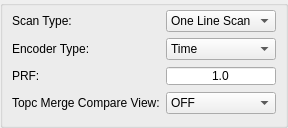
        <widget class="QGroupBox" name="groupBox">
         <property name="title">
          <string/>
         </property>
         <layout class="QGridLayout" name="gridLayout_3">
          <property name="leftMargin">
           <number>9</number>
          </property>
          <property name="topMargin">
           <number>4</number>
          </property>
          <property name="rightMargin">
           <number>9</number>
          </property>
          <item row="0" column="0">
           <layout class="QGridLayout" name="gridLayout_2">
            <item row="0" column="0">
             <widget class="QLabel" name="LabelScanType">
              <property name="sizePolicy">
               <sizepolicy hsizetype="Fixed" vsizetype="Fixed">
                <horstretch>0</horstretch>
                <verstretch>0</verstretch>
               </sizepolicy>
              </property>
              <property name="minimumSize">
               <size>
                <width>70</width>
                <height>20</height>
               </size>
              </property>
              <property name="maximumSize">
               <size>
                <width>70</width>
                <height>16777215</height>
               </size>
              </property>
              <property name="text">
               <string>Scan Type:</string>
              </property>
             </widget>
            </item>
            <item row="1" column="1">
             <widget class="QComboBox" name="ComEncoderType">
              <item>
               <property name="text">
                <string>Time</string>
               </property>
              </item>
              <item>
               <property name="text">
                <string>Encoder X</string>
               </property>
              </item>
              <item>
               <property name="text">
                <string>Encoder Y</string>
               </property>
              </item>
             </widget>
            </item>
            <item row="2" column="1">
             <widget class="QDoubleSpinBox" name="ValuePrf">
              <property name="sizePolicy">
               <sizepolicy hsizetype="Minimum" vsizetype="Fixed">
                <horstretch>0</horstretch>
                <verstretch>0</verstretch>
               </sizepolicy>
              </property>
              <property name="minimumSize">
               <size>
                <width>50</width>
                <height>20</height>
               </size>
              </property>
              <property name="maximumSize">
               <size>
                <width>16777215</width>
                <height>20</height>
               </size>
              </property>
              <property name="alignment">
               <set>Qt::AlignCenter</set>
              </property>
              <property name="buttonSymbols">
               <enum>QAbstractSpinBox::NoButtons</enum>
              </property>
              <property name="decimals">
               <number>1</number>
              </property>
              <property name="minimum">
               <double>1.000000000000000</double>
              </property>
              <property name="maximum">
               <double>6000.000000000000000</double>
              </property>
             </widget>
            </item>
            <item row="2" column="0">
             <widget class="QLabel" name="LabelPrf">
              <property name="sizePolicy">
               <sizepolicy hsizetype="Fixed" vsizetype="Fixed">
                <horstretch>0</horstretch>
                <verstretch>0</verstretch>
               </sizepolicy>
              </property>
              <property name="minimumSize">
               <size>
                <width>70</width>
                <height>20</height>
               </size>
              </property>
              <property name="maximumSize">
               <size>
                <width>70</width>
                <height>25</height>
               </size>
              </property>
              <property name="text">
               <string>PRF:</string>
              </property>
             </widget>
            </item>
            <item row="1" column="0">
             <widget class="QLabel" name="LabelEncoderType">
              <property name="sizePolicy">
               <sizepolicy hsizetype="Fixed" vsizetype="Fixed">
                <horstretch>0</horstretch>
                <verstretch>0</verstretch>
               </sizepolicy>
              </property>
              <property name="minimumSize">
               <size>
                <width>70</width>
                <height>20</height>
               </size>
              </property>
              <property name="maximumSize">
               <size>
                <width>90</width>
                <height>16777215</height>
               </size>
              </property>
              <property name="text">
               <string>Encoder Type:</string>
              </property>
             </widget>
            </item>
            <item row="0" column="1">
             <widget class="QComboBox" name="ComScanType">
              <item>
               <property name="text">
                <string>One Line Scan</string>
               </property>
              </item>
              <item>
               <property name="text">
                <string>Two Line Scan</string>
               </property>
              </item>
             </widget>
            </item>
            <item row="3" column="0">
             <widget class="QLabel" name="LabelTopcMergeCompareView">
              <property name="text">
               <string>Topc Merge Compare View:</string>
              </property>
             </widget>
            </item>
            <item row="3" column="1">
             <widget class="QComboBox" name="ComTopcMergeCompareView">
              <item>
               <property name="text">
                <string>OFF</string>
               </property>
              </item>
              <item>
               <property name="text">
                <string>ON</string>
               </property>
              </item>
             </widget>
            </item>
           </layout>
          </item>
         </layout>
        </widget>
